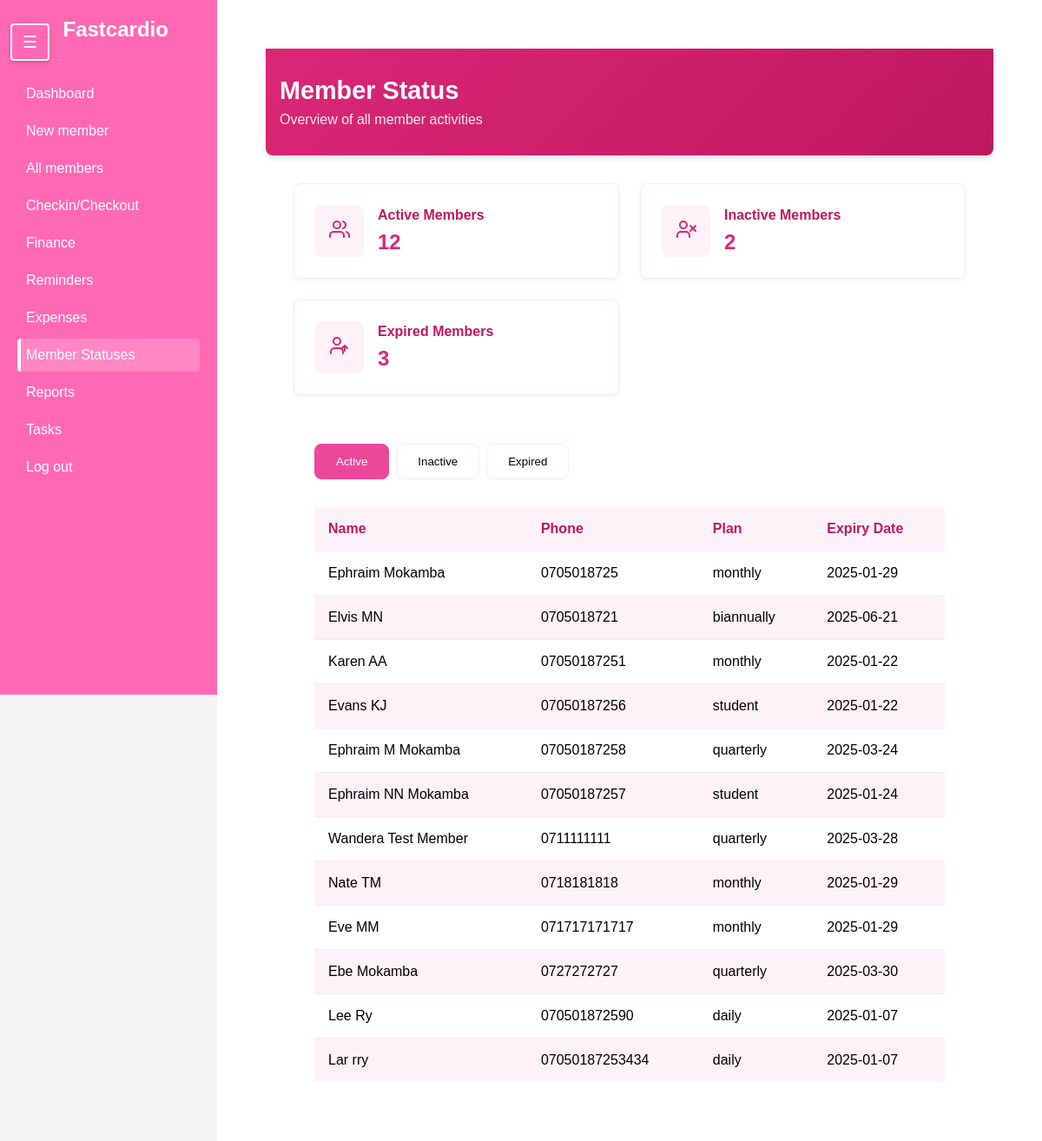
/status/, run on an earlier commit of the app's database.
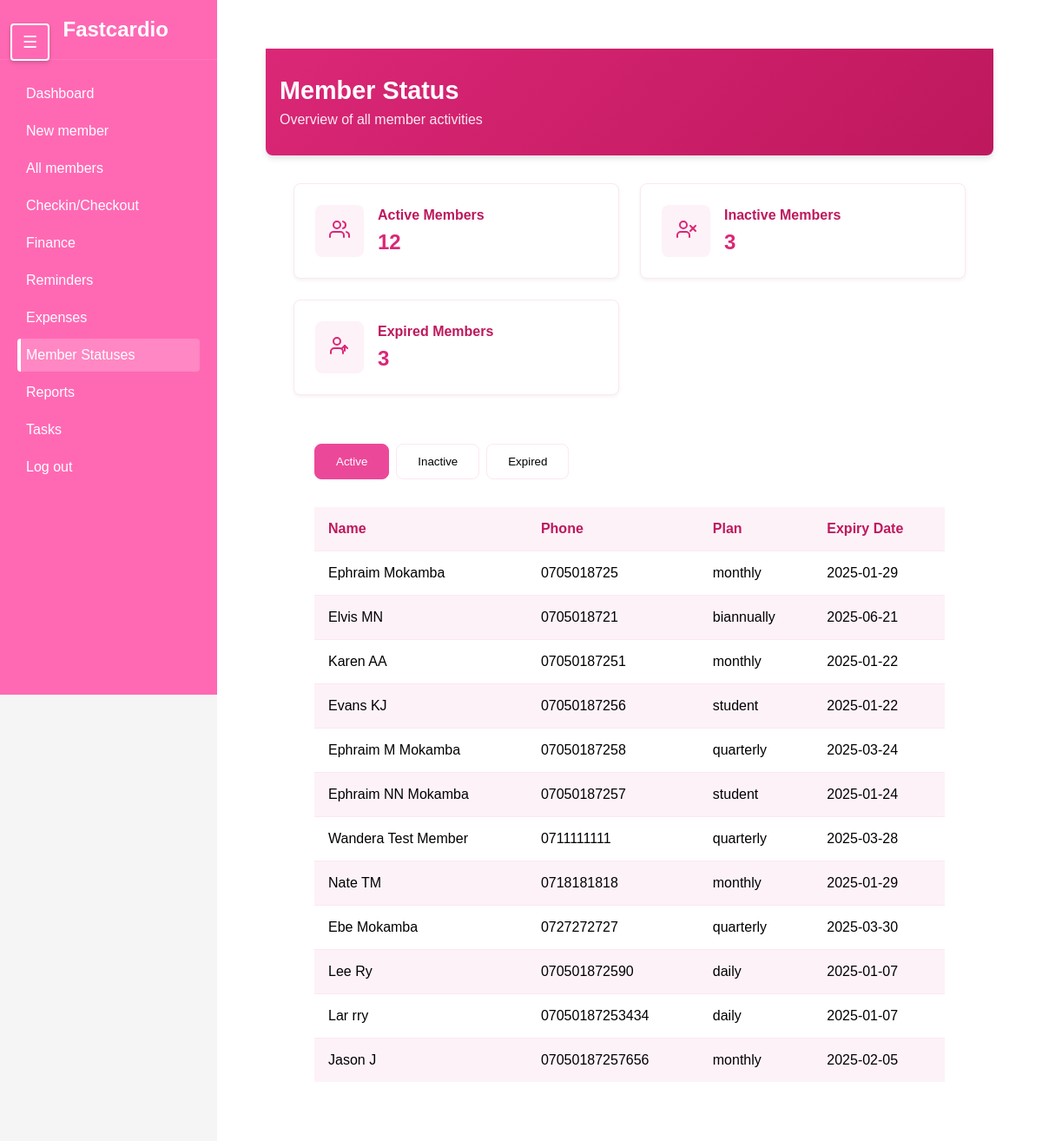
And on a later commit of the database.
### members/models.py (models this page shows, shortened)
class Member(models.Model):
    first_name = models.CharField(max_length=50)
    last_name = models.CharField(max_length=50)
    phone_number = models.CharField(max_length=15)
    date_joined = models.DateTimeField(auto_now_add=True)
    membership_expiry = models.DateField(null=True, blank=True, help_text="Date when the membership expires")
    is_active = models.BooleanField(default=False)
    is_frozen = models.BooleanField(default=False)
    additional_info = models.TextField(blank=True,null=True)
    gender = models.CharField(max_length= 6)
    balance = models.DecimalField(
        max_digits=10,
        decimal_places=2,
        default=0,
        help_text="Positive balance indicates credit, negative indicates debt"
    )

class PaymentDetails(models.Model):
    PLAN_CHOICES = [
        ('daily', 'Daily'),
        ('monthly', 'Monthly'),
        ('quarterly', 'Quarterly'),
        ('biannually', 'Biannually'),
        ('annually', 'Annually'),
        ('student', 'Student Package'),
        ('complete', 'Complete Payment'),
    ]
    member = models.ForeignKey('Member', on_delete=models.CASCADE, related_name='payments', verbose_name="Member")
    plan = models.CharField(max_length=20, choices=PLAN_CHOICES, verbose_name="Payment Plan")
    amount = models.DecimalField(max_digits=10, decimal_places=2, verbose_name="Amount Paid")
    payment_date = models.DateField(default=timezone.now, verbose_name="Payment Date")
    transaction_id = models.CharField(max_length=100, blank=True, null=True, verbose_name="Transaction ID")
    class Meta:
        verbose_name = "Payment Detail"
        verbose_name_plural = "Payment Details"
        ordering = ['-payment_date']

### members/views.py (the view)
# urls.py: path('status/', views.member_status, name='member_status'),
def member_status(request):
    today = timezone.now().date()
    members = Member.objects.annotate(
        latest_payment_date=Max('payments__payment_date')
    )
    active_members = []
    inactive_members = []
    expired_members = []
    for member in members:
        member_data = {
            'name': f"{member.first_name} {member.last_name}",
            'phone': member.phone_number,
            'joined': member.date_joined.strftime('%Y-%m-%d'),
            'gender': member.gender,
        }
        latest_payment = PaymentDetails.objects.filter(member=member).order_by('-payment_date').first()
        if latest_payment:
            plan_duration = {
                'daily': 1, 'monthly': 30, 'quarterly': 90,
                'biannually': 180, 'annually': 365, 'student': 30
            }
            expiry_date = latest_payment.payment_date + timedelta(days=plan_duration[latest_payment.plan])
            member_data.update({
                'plan': latest_payment.plan,
                'last_payment': latest_payment.payment_date.strftime('%Y-%m-%d'),
                'expiry_date': expiry_date.strftime('%Y-%m-%d')
            })
            if member.is_frozen:
                inactive_members.append(member_data)
            elif expiry_date < today:
                expired_members.append(member_data)
            elif member.is_active:
                active_members.append(member_data)
            else:
                inactive_members.append(member_data)
        else:
            member_data.update({
                'plan': 'No plan',
                'last_payment': 'Never',
                'expiry_date': 'N/A'
            })
            inactive_members.append(member_data)
    context = {
        'active_members': active_members,
        'inactive_members': inactive_members,
        'expired_members': expired_members,
        'stats': {
            'total_active': len(active_members),
            'total_inactive': len(inactive_members),
            'total_expired': len(expired_members)
        }
    }
    return render(request, 'status.html', context)

### members/templates/status.html (shortened to what this page needs)
{% extends 'sidebar.html' %}
{% load static %}
{% block extra_styles %}
    <link rel="stylesheet" href="{% static 'status.css' %}">
{% endblock %}
{% block content %}
    <div class="dashboard-container">
        <div class="dashboard-header">
            <div class="header-content">
                <h1 class="dashboard-title">Member Status</h1>
                <p class="dashboard-subtitle">Overview of all member activities</p>
            </div>
        </div>
        <div class="stats-container">
            <div class="stat-card">
                <div class="stat-icon">
                </div>
                <div class="stat-info">
                    <h3>Active Members</h3>
                    <div class="count">{{ stats.total_active }}</div>
                </div>
            </div>
            <div class="stat-card">
                <div class="stat-icon">
                </div>
                <div class="stat-info">
                    <h3>Inactive Members</h3>
                    <div class="count">{{ stats.total_inactive }}</div>
                </div>
            </div>
            <div class="stat-card">
                <div class="stat-icon">
                </div>
                <div class="stat-info">
                    <h3>Expired Members</h3>
                    <div class="count">{{ stats.total_expired }}</div>
                </div>
            </div>
        </div>
        <div class="content-section">
            <div class="tabs">
                <button class="tab-button active" onclick="openTab(event, 'active')">Active</button>
                <button class="tab-button" onclick="openTab(event, 'inactive')">Inactive</button>
                <button class="tab-button" onclick="openTab(event, 'expired')">Expired</button>
            </div>
            <div class="table-container">
                <div id="active" class="tab-content active">
                    <table>
                        <thead>
                            <tr>
                                <th>Name</th>
                                <th>Phone</th>
                                <th>Plan</th>
                                <th>Expiry Date</th>
                            </tr>
                        </thead>
                        <tbody>
                            {% for member in active_members %}
                            <tr>
                                <td data-label="Name">{{ member.name }}</td>
                                <td data-label="Phone">{{ member.phone }}</td>
                                <td data-label="Plan">{{ member.plan }}</td>
                                <td data-label="Expiry Date">{{ member.expiry_date }}</td>
                            </tr>
                            {% endfor %}
                        </tbody>
                    </table>
                </div>
            </div>
        </div>
    </div>
{% endblock %}

What changed in the data, as far as the page shows it:
no longer on this page (row edited): Member: phone "071717171717"
added Member: phone "07050187257656"
Also different on the page:
{{ stats.total_inactive }}: "2" → "3"
new list line: "Jason J 2025-02-05"
list line gone: "Eve MM 2025-01-29"
